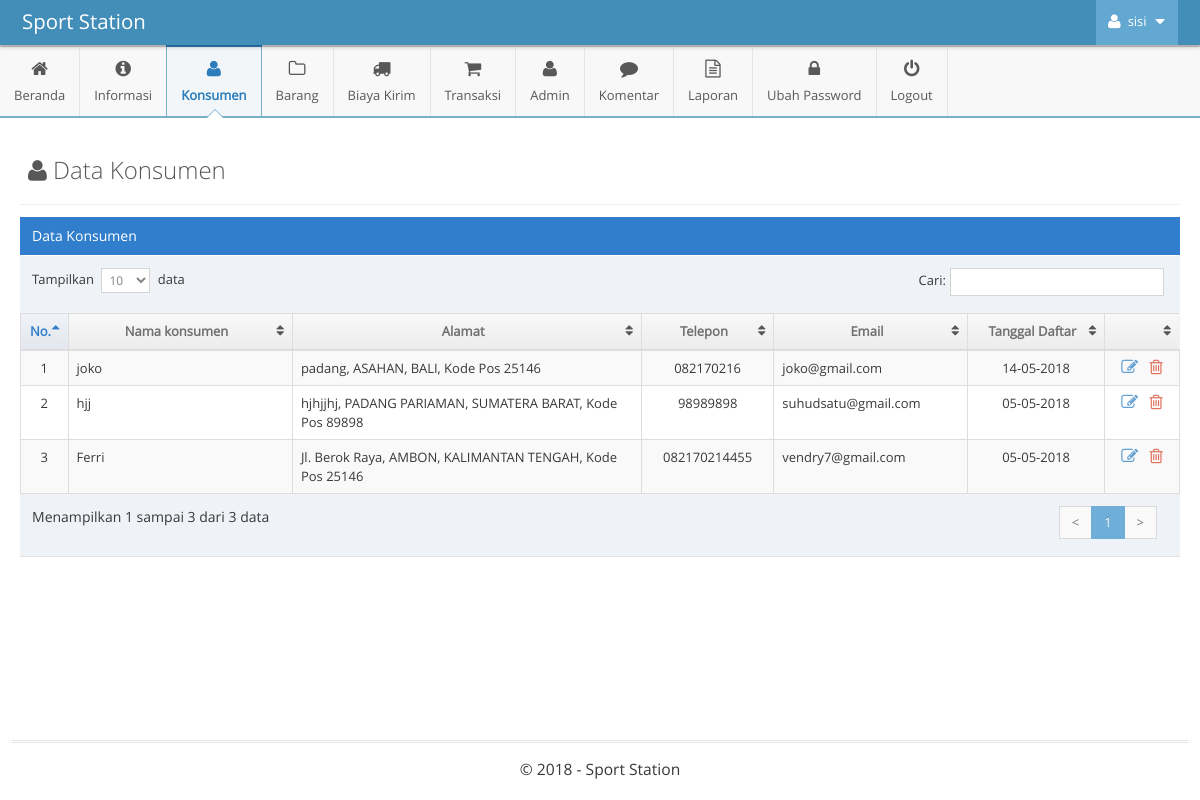
The page /admin/main.php?module=konsumen (signed in) on the database its author committed.
### tables this page shows
CREATE TABLE IF NOT EXISTS `tbl_konsumen` (
  `id_konsumen` int(11) NOT NULL,
  `tanggal_daftar` timestamp NOT NULL DEFAULT CURRENT_TIMESTAMP,
  `nama_konsumen` varchar(30) NOT NULL,
  `alamat` varchar(100) NOT NULL,
  `kota` int(4) NOT NULL,
  `provinsi` int(2) NOT NULL,
  `kode_pos` varchar(5) NOT NULL,
  `telepon` varchar(12) NOT NULL,
  `email` varchar(30) NOT NULL,
  `password` varchar(50) NOT NULL
);

CREATE TABLE IF NOT EXISTS `tbl_kabkota` (
  `id_kabkota` int(4) NOT NULL,
  `nama_kabkota` varchar(50) NOT NULL,
  `id_provinsi` int(2) NOT NULL
);

CREATE TABLE IF NOT EXISTS `tbl_provinsi` (
  `id_provinsi` int(2) NOT NULL,
  `nama_provinsi` varchar(40) NOT NULL
);

### admin/modules/konsumen/view.php (the view, shortened to what this page needs)
<div class="page-content">
	<div class="page-header">
		<h1 style="color:#585858">
			<i class="ace-icon fa fa-user"></i> Data Konsumen
		</h1>
	</div>
	<div class="row">
		<div class="col-xs-12">
			<div class="row">
				<div class="col-xs-12">
					<div class="table-header">
						Data Konsumen
					</div>
					<div>
						<table id="dynamic-table" class="table table-striped table-bordered table-hover">
							<thead>
								<tr>
									<th>No.</th>
									<th>Nama konsumen</th>
									<th>Alamat</th>
									<th>Telepon</th>
									<th>Email</th>
									<th class="hidden-480">Tanggal Daftar</th>
									<th></th>
								</tr>
							</thead>
							<tbody>
							<?php
							$no = 1;
							$query = mysqli_query($mysqli, "SELECT * FROM tbl_konsumen as a INNER JOIN tbl_kabkota as b INNER JOIN tbl_provinsi as c
															ON a.kota=b.id_kabkota AND a.provinsi=c.id_provinsi
															WHERE a.id_konsumen!='0'
															ORDER BY a.id_konsumen DESC")
															or die('Ada kesalahan pada query tampil data konsumen: '.mysqli_error($mysqli));
                            while ($data = mysqli_fetch_assoc($query)) {
								$tgl            = substr($data['tanggal_daftar'],0,10);
								$exp            = explode('-',$tgl);
								$tanggal_daftar = $exp[2]."-".$exp[1]."-".$exp[0];
                            ?>
                            	<tr>
									<td width="30" class="center"><?php echo $no; ?></td>
									<td width="180"><?php echo $data['nama_konsumen']; ?></td>
									<td width="280">
										<?php echo $data['alamat']; ?>, <?php echo $data['nama_kabkota']; ?>, <?php echo $data['nama_provinsi']; ?>, Kode Pos <?php echo $data['kode_pos']; ?>
									</td>
									<td width="60" align="center"><?php echo $data['telepon']; ?></td>
									<td width="100"><?php echo $data['email']; ?></td>
									<td width="110" class="hidden-480 center"><?php echo $tanggal_daftar; ?></td>
									<td width="60" class="center">
										<div class="action-buttons">
											<a data-rel="tooltip" data-placement="top" title="Ubah" style="margin-right:5px" class="blue tooltip-info" href="?module=form_konsumen&form=edit&id=<?php echo $data['id_konsumen']; ?>">
												<i class="ace-icon fa fa-edit bigger-130"></i>
											</a>
											<a data-rel="tooltip" data-placement="top" title="Hapus" class="red tooltip-error" href="modules/konsumen/proses.php?act=delete&id=<?php echo $data['id_konsumen'];?>" onclick="return confirm('Anda yakin ingin menghapus konsumen <?php echo $data['nama_konsumen']; ?> ?');">
												<i class="ace-icon fa fa-trash-o bigger-130"></i>
											</a>
										</div>
									</td>
								</tr>
							<?php
                            	$no++;
                            } ?>
							</tbody>
						</table>
					</div>
				</div>
			</div>
		</div>
	</div>
</div>

### rows shown on the page
tbl_konsumen: nama_konsumen "joko", alamat "padang", tbl_kabkota.nama_kabkota "ASAHAN", tbl_provinsi.nama_provinsi "BALI", kode_pos "25146", telepon "082170216", email "joko@gmail.com", tanggal_daftar "14-05-2018"
tbl_konsumen: nama_konsumen "hjj", alamat "hjhjjhj", tbl_kabkota.nama_kabkota "PADANG PARIAMAN", tbl_provinsi.nama_provinsi "SUMATERA BARAT", kode_pos "89898", telepon "98989898", email "suhudsatu@gmail.com", tanggal_daftar "05-05-2018"
tbl_konsumen: nama_konsumen "Ferri", alamat "Jl. Berok Raya", tbl_kabkota.nama_kabkota "AMBON", tbl_provinsi.nama_provinsi "KALIMANTAN TENGAH", kode_pos "25146", telepon "082170214455", email "vendry7@gmail.com", tanggal_daftar "05-05-2018"

### other values the page prints
$_SESSION['nama_admin'] "sisi"
$judul_halaman "Beranda Konsumen Biaya Kirim Admin Komentar Ubah Password"
$judul_halaman "Informasi Barang Transaksi Laporan"
